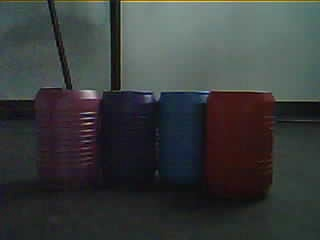
#> input picture Visioners/temporary/all_keg_colors_frame.jpg, 320 x 240 px, found by its file name
$ python hsv_calibrator.py --image Visioners/temporary/all_keg_colors_frame.jpg
#> lines starting #> are read from the running program, lines starting #| are printed output that depends on the picture; after the words box and inside, x2 and y2 are one past the last pixel; in counts of white or black regions, pixels touching at a corner belong together
"""Interactive HSV mask calibration helper.

Run examples:
    python Visioners/advanced/hsv_calibrator.py
    python Visioners/advanced/hsv_calibrator.py --image Visioners/temporary/all_keg_colors_frame.jpg
    python Visioners/advanced/hsv_calibrator.py --source 0
"""

from __future__ import annotations

import argparse
import json
import sys
from dataclasses import dataclass
from pathlib import Path

import cv2
import numpy as np


if __package__ in {None, ""}:
    PACKAGE_DIR = Path(__file__).resolve().parent
    if str(PACKAGE_DIR.parent) not in sys.path:
        sys.path.insert(0, str(PACKAGE_DIR.parent))
    __package__ = PACKAGE_DIR.name

from .camera_stream import CameraStream
from .config import ROBOT_IP
from .vision import COLOR_RANGES


COLOR_NAMES = tuple(COLOR_RANGES)
WINDOW = "HSV calibration"
TRACKBARS = {
    "H min": 179,
    "H max": 179,
    "S min": 255,
    "S max": 255,
    "V min": 255,
    "V max": 255,
}
PICK_REGION_RADIUS = 3
PICK_H_MARGIN = 8
PICK_S_MARGIN = 35
PICK_V_MARGIN = 35


@dataclass
class PickerState:
    hsv_frame: np.ndarray | None = None
    frame_size: tuple[int, int] | None = None
    picked_point: tuple[int, int] | None = None
    picked_hsv: tuple[int, int, int] | None = None


class FrameReader:
    def open(self) -> None:
        raise NotImplementedError

    def read(self):
        raise NotImplementedError

    def close(self) -> None:
        raise NotImplementedError


class ImageReader(FrameReader):
    def __init__(self, path: str) -> None:
        self.path = path
        self.frame = None

    def open(self) -> None:
        self.frame = cv2.imread(self.path)
        if self.frame is None:
            raise RuntimeError(f"Cannot read image: {self.path}")

    def read(self):
        if self.frame is None:
            self.open()
        return True, self.frame.copy()

    def close(self) -> None:
        self.frame = None


class OpenCVReader(FrameReader):
    def __init__(self, source: str) -> None:
        self.source = int(source) if source.isdigit() else source
        self.capture = None

    # [15 lines left out: functions open, read, close, not called in this run]


class RobotCameraReader(FrameReader):
    def __init__(self, ip: str) -> None:
        self.camera = CameraStream(ip)

    def open(self) -> None:
        self.camera.open()

    def read(self):
        return self.camera.read()

    def close(self) -> None:
        self.camera.close()


def parse_args() -> argparse.Namespace:
    parser = argparse.ArgumentParser(description="Tune HSV masks with OpenCV trackbars.")
    parser.add_argument("--ip", default=ROBOT_IP, help="Robot camera IP. Used when --image/--source are omitted.")
    parser.add_argument("--image", help="Calibrate from one saved image.")
    parser.add_argument("--source", help="Camera index, video file, image file, or stream URL.")
    parser.add_argument("--color", default="blue", choices=COLOR_NAMES, help="Initial color to tune.")
    parser.add_argument(
        "--output",
        default=str(Path(__file__).resolve().parent / "hsv_ranges.json"),
        help="Where to save calibrated HSV ranges as JSON.",
    )
    return parser.parse_args()


def build_reader(args: argparse.Namespace) -> FrameReader:
    if args.image:
        return ImageReader(args.image)
    if args.source:
        suffix = Path(args.source).suffix.lower()
        if suffix in {".jpg", ".jpeg", ".png", ".webp", ".bmp"}:
            return ImageReader(args.source)
        return OpenCVReader(args.source)
    return RobotCameraReader(args.ip)


def ranges_to_trackbar_values(ranges) -> dict[str, int]:
    if len(ranges) == 2 and ranges[0][0][0] == 0 and ranges[1][1][0] == 179:
        low_wrap, high_wrap = ranges
        return {
            "H min": high_wrap[0][0],
            "H max": low_wrap[1][0],
            "S min": min(low_wrap[0][1], high_wrap[0][1]),
            "S max": max(low_wrap[1][1], high_wrap[1][1]),
            "V min": min(low_wrap[0][2], high_wrap[0][2]),
            "V max": max(low_wrap[1][2], high_wrap[1][2]),
        }
    lower, upper = ranges[0]
    return {
        "H min": lower[0],
        "H max": upper[0],
        "S min": lower[1],
        "S max": upper[1],
        "V min": lower[2],
        "V max": upper[2],
    }


def color_to_trackbar_values(color: str) -> dict[str, int]:
    return ranges_to_trackbar_values(COLOR_RANGES[color])


def create_trackbars(initial_color: str) -> None:
    for name, maximum in TRACKBARS.items():
        cv2.createTrackbar(name, WINDOW, 0, maximum, lambda _value: None)
    set_trackbars(color_to_trackbar_values(initial_color))


def read_trackbars() -> dict[str, int]:
    return {name: cv2.getTrackbarPos(name, WINDOW) for name in TRACKBARS}


def set_trackbars(values: dict[str, int]) -> None:
    for name, value in values.items():
        cv2.setTrackbarPos(name, WINDOW, int(value))


def values_to_ranges(values: dict[str, int]) -> list[tuple[tuple[int, int, int], tuple[int, int, int]]]:
    h_min = values["H min"]
    h_max = values["H max"]
    s_min = values["S min"]
    s_max = values["S max"]
    v_min = values["V min"]
    v_max = values["V max"]
    if h_min <= h_max:
        return [((h_min, s_min, v_min), (h_max, s_max, v_max))]
    return [
        ((0, s_min, v_min), (h_max, s_max, v_max)),
        ((h_min, s_min, v_min), (179, s_max, v_max)),
    ]


def make_mask(hsv_frame, ranges) -> np.ndarray:
    mask = None
    for lower, upper in ranges:
        current = cv2.inRange(hsv_frame, lower, upper)
        mask = current if mask is None else cv2.bitwise_or(mask, current)
    return mask


# [47 lines left out: functions hsv_sample_to_trackbar_values, pick_hsv_from_preview, on_mouse, not called in this run]


def format_python_range(color: str, ranges) -> str:
    body = ", ".join(f"(({lo[0]}, {lo[1]}, {lo[2]}), ({hi[0]}, {hi[1]}, {hi[2]}))" for lo, hi in ranges)
    return f'    "{color}": [{body}],'


# [5 lines left out: function save_ranges, not called in this run]


def draw_help(frame, color: str, values: dict[str, int], ranges, picker_state: PickerState) -> None:
    picked = ""
    if picker_state.picked_hsv is not None:
        h, s, v = picker_state.picked_hsv
        picked = f"  PICKED H={h} S={s} V={v}"
    lines = [
        f"Color: {color}{picked}",
        f"H {values['H min']}..{values['H max']}  S {values['S min']}..{values['S max']}  V {values['V min']}..{values['V max']}",
        "Mouse: left-click any preview tile to pick HSV | Keys: 1-6 color | n/p next/prev",
        "Keys: r reset | space print | s save | q quit",
        "If H min > H max, hue wraps around red boundary and saves as two ranges.",
    ]
    overlay = frame.copy()
    cv2.rectangle(overlay, (0, 0), (frame.shape[1], 112), (0, 0, 0), -1)
    frame[:] = cv2.addWeighted(overlay, 0.58, frame, 0.42, 0)
    for index, line in enumerate(lines):
        cv2.putText(frame, line, (12, 22 + index * 21), cv2.FONT_HERSHEY_SIMPLEX, 0.55, (255, 255, 255), 1, cv2.LINE_AA)
    if len(ranges) == 2:
        cv2.putText(frame, "WRAP", (frame.shape[1] - 76, 24), cv2.FONT_HERSHEY_SIMPLEX, 0.7, (0, 255, 255), 2, cv2.LINE_AA)
    if picker_state.picked_point is not None:
        cv2.drawMarker(frame, picker_state.picked_point, (0, 255, 255), cv2.MARKER_CROSS, 18, 2, cv2.LINE_AA)


def main() -> int:
    args = parse_args()
    reader = build_reader(args)
    color_index = COLOR_NAMES.index(args.color)
    current_color = COLOR_NAMES[color_index]
    calibrated = {color: list(ranges) for color, ranges in COLOR_RANGES.items()}
    picker_state = PickerState()

    cv2.namedWindow(WINDOW, cv2.WINDOW_NORMAL)
    cv2.resizeWindow(WINDOW, 960, 720)
    create_trackbars(current_color)
    cv2.setMouseCallback(WINDOW, on_mouse, picker_state)

    try:
        reader.open()
#> in open, self.frame is the input picture: shape (240, 320, 3); mean B, G, R 60.1, 60.6, 57.1
        while True:
            ok, frame = reader.read()
            if not ok:
                print("Frame was not received")
                break

            values = read_trackbars()
            ranges = values_to_ranges(values)
            calibrated[current_color] = ranges

            hsv = cv2.cvtColor(frame, cv2.COLOR_BGR2HSV)
#> hsv: shape (240, 320, 3); mean H, S, V 85.6, 60.2, 66.3
            frame_height, frame_width = frame.shape[:2]
#> frame_height = 240; frame_width = 320
            picker_state.hsv_frame = hsv
            picker_state.frame_size = (frame_width, frame_height)
#> picker_state.frame_size = (320, 240)
            mask = make_mask(hsv, ranges)
#> the loop in make_mask, `for lower, upper in ranges:` made 1 pass
#> pass 1, in make_mask, `current = cv2.inRange(hsv_frame, lower, upper)`:
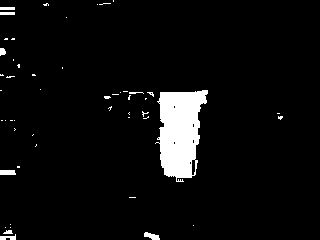
#> current: shape (240, 320); 5% white; 51 white regions (42 under 20 px), largest, box (x1, y1, x2, y2) and area: (155, 90, 208, 182) 3262, (144, 232, 160, 240) 78, (0, 170, 16, 175) 77
            result = cv2.bitwise_and(frame, frame, mask=mask)
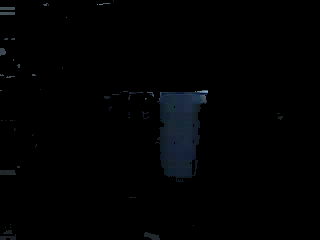
#> result: shape (240, 320, 3); mean B, G, R 2.7, 2, 1.4
            mask_bgr = cv2.cvtColor(mask, cv2.COLOR_GRAY2BGR)
            top = np.hstack((frame, result))
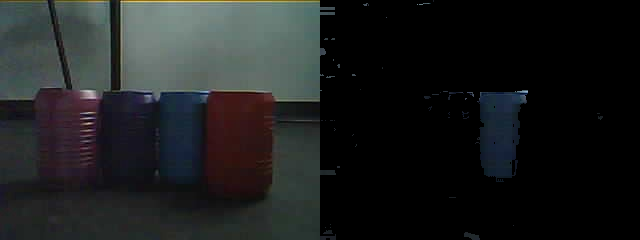
#> top: shape (240, 640, 3); mean B, G, R 31.4, 31.3, 29.2
            bottom = np.hstack((mask_bgr, cv2.cvtColor(hsv, cv2.COLOR_HSV2BGR)))
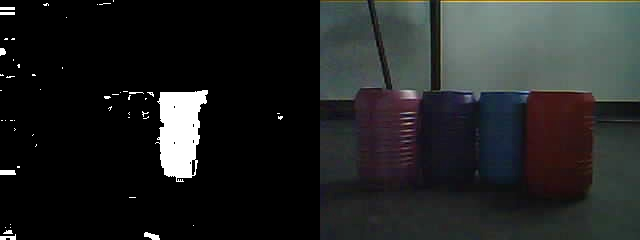
#> bottom: shape (240, 640, 3); mean B, G, R 36.3, 36.6, 34.8
            preview = np.vstack((top, bottom))
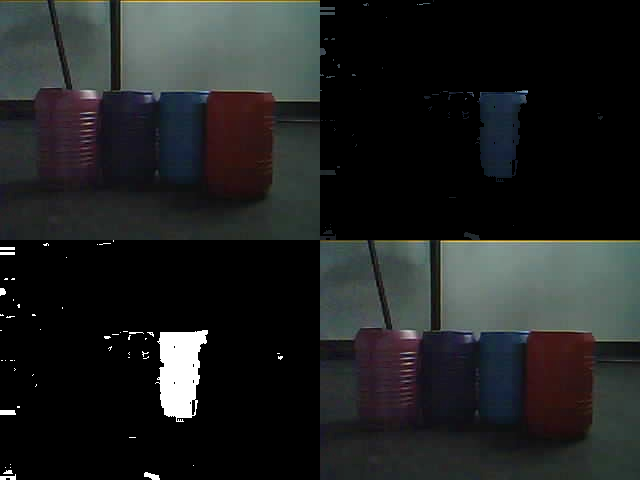
#> preview: shape (480, 640, 3); mean B, G, R 33.9, 34, 32
            draw_help(preview, current_color, values, ranges, picker_state)
#> in draw_help, `cv2.rectangle(overlay, (0, 0), (frame.shape[1], 112), (0, 0, 0), -1)`:
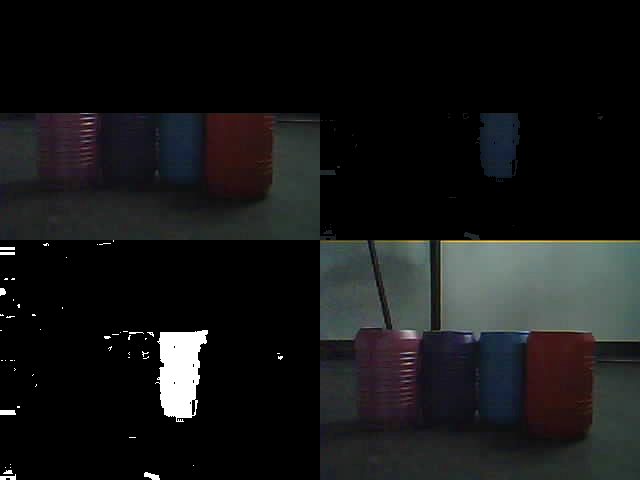
#> overlay: shape (480, 640, 3); 12.18% of pixels changed, all inside (x1, y1, x2, y2) = (0, 0, 528, 113)
#> after the loop in draw_help, `for index, line in enumerate(lines):`:
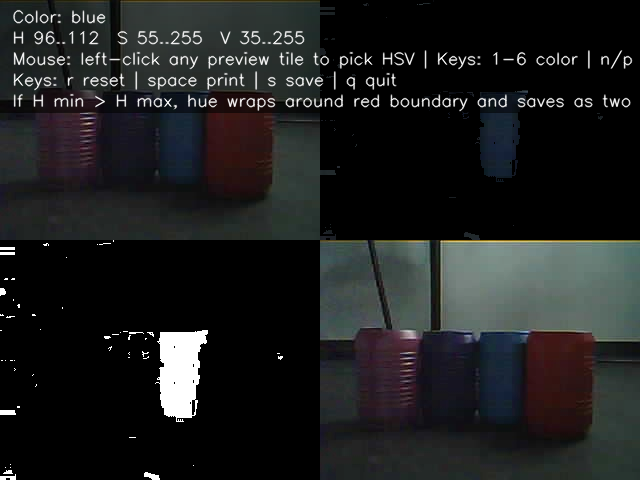
#> frame: shape (480, 640, 3); mean B, G, R 31.3, 31.2, 30
            cv2.imshow(WINDOW, preview)

            key = cv2.waitKey(30) & 0xFF
#> (key q is pressed here)
            if key in {ord("q"), ord("Q"), 27}:
                break
            if key in {ord(" "), ord("P")}:
                print(format_python_range(current_color, ranges))
            elif key in {ord("s"), ord("S")}:
                save_ranges(args.output, calibrated)
                print(f"Saved HSV ranges to {args.output}")
                print(format_python_range(current_color, ranges))
            elif key in {ord("r"), ord("R")}:
                set_trackbars(color_to_trackbar_values(current_color))
            elif key in {ord("n"), ord("N")}:
                color_index = (color_index + 1) % len(COLOR_NAMES)
                current_color = COLOR_NAMES[color_index]
                set_trackbars(ranges_to_trackbar_values(calibrated[current_color]))
            elif key in {ord("p")}:
                color_index = (color_index - 1) % len(COLOR_NAMES)
                current_color = COLOR_NAMES[color_index]
                set_trackbars(ranges_to_trackbar_values(calibrated[current_color]))
            elif ord("1") <= key <= ord(str(len(COLOR_NAMES))):
                color_index = key - ord("1")
                current_color = COLOR_NAMES[color_index]
                set_trackbars(ranges_to_trackbar_values(calibrated[current_color]))
    finally:
        reader.close()
        cv2.destroyAllWindows()

    return 0


if __name__ == "__main__":
    raise SystemExit(main())
#> (the program exits here)
